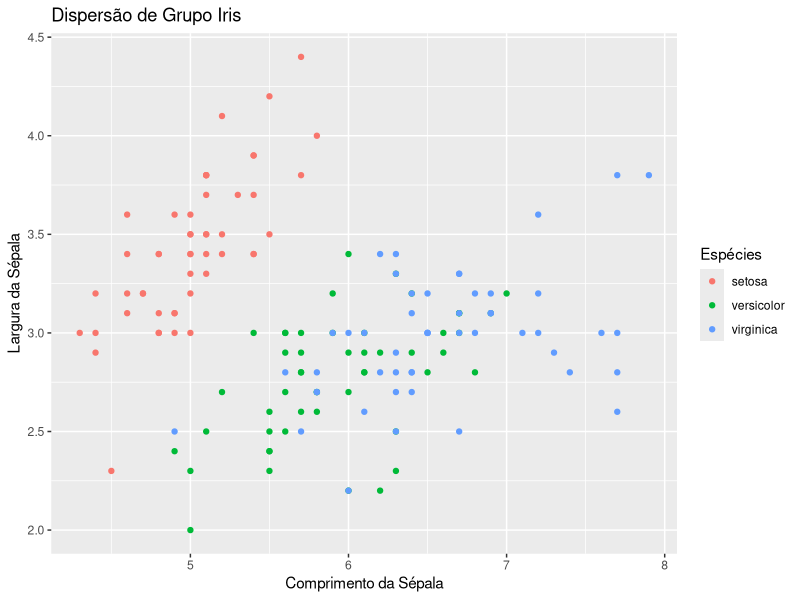

The R source for this figure:
## ---- chunk 1
library(dplyr)
library(rstatix)
## ---- chunk 2
data("iris")
glimpse(iris)
## ---- chunk 3
head(iris, 10)
## ---- chunk 4
library(knitr)
kable(head(iris, 10))
## ---- chunk 5
library(rmarkdown)
paged_table(iris)
## ---- chunk 6
data("iris")
nrow(iris)
## ---- chunk 7
##Opção 1
nrow(iris[which(iris$Species=="setosa"),])

##Opção 2
length(which(iris$Species=="setosa"))
## ---- chunk 8
library(kableExtra)
kable(head(iris,10)) %>%
  kable_styling(full_width = F, bootstrap_options = c("striped"))
## ---- chunk 9
kable(head(iris,10)) %>%
  kable_styling(full_width = F, bootstrap_options = c("striped", "hover"))
## ---- chunk 10
kable(head(iris,10)) %>%
  kable_styling(full_width = F, bootstrap_options = c("striped", "hover", "condensed"))
## ---- chunk 11
kable(head(iris,10)) %>%
  kable_styling(full_width = F, bootstrap_options = c("striped", "hover", "condensed", "responsive"))
## ---- chunk 12
library(dplyr)
library(knitr)
library(kableExtra)

resumo <- iris %>%
  group_by(Species) %>%
  summarize("Comprimento Médio da Sépala" = mean(Sepal.Length), 
            "Comprimento do Desvio Padrão da Sépala" = sd(Sepal.Length),
            "Largura Média da Sépala" = mean(Sepal.Width),
            "Largura do Desvio Padrão da Sépala" = sd(Sepal.Width))

resumo_tabela <- head(resumo, n = 10) %>%
  kable(caption = "Dados Iris", 
        align = "c", format.args = list(digits = 2)) %>%
  kable_styling(full_width = F, bootstrap_options = c("striped", "hover", "condensed", "responsive"))

resumo_tabela
#lembrrete pra mim: lembrar de aprender a fazer esse tipo de tabela e gráfico direito pq é mt difícil kkkkk
## ---- chunk 13
library(ggplot2)

ggplot(iris, aes(x = Sepal.Length, y = Sepal.Width, color = Species)) +
  geom_point() +
  labs(title = "Dispersão de Grupo Iris",
       x = "Comprimento da Sépala", y = "Largura da Sépala",
       color = "Espécies")
